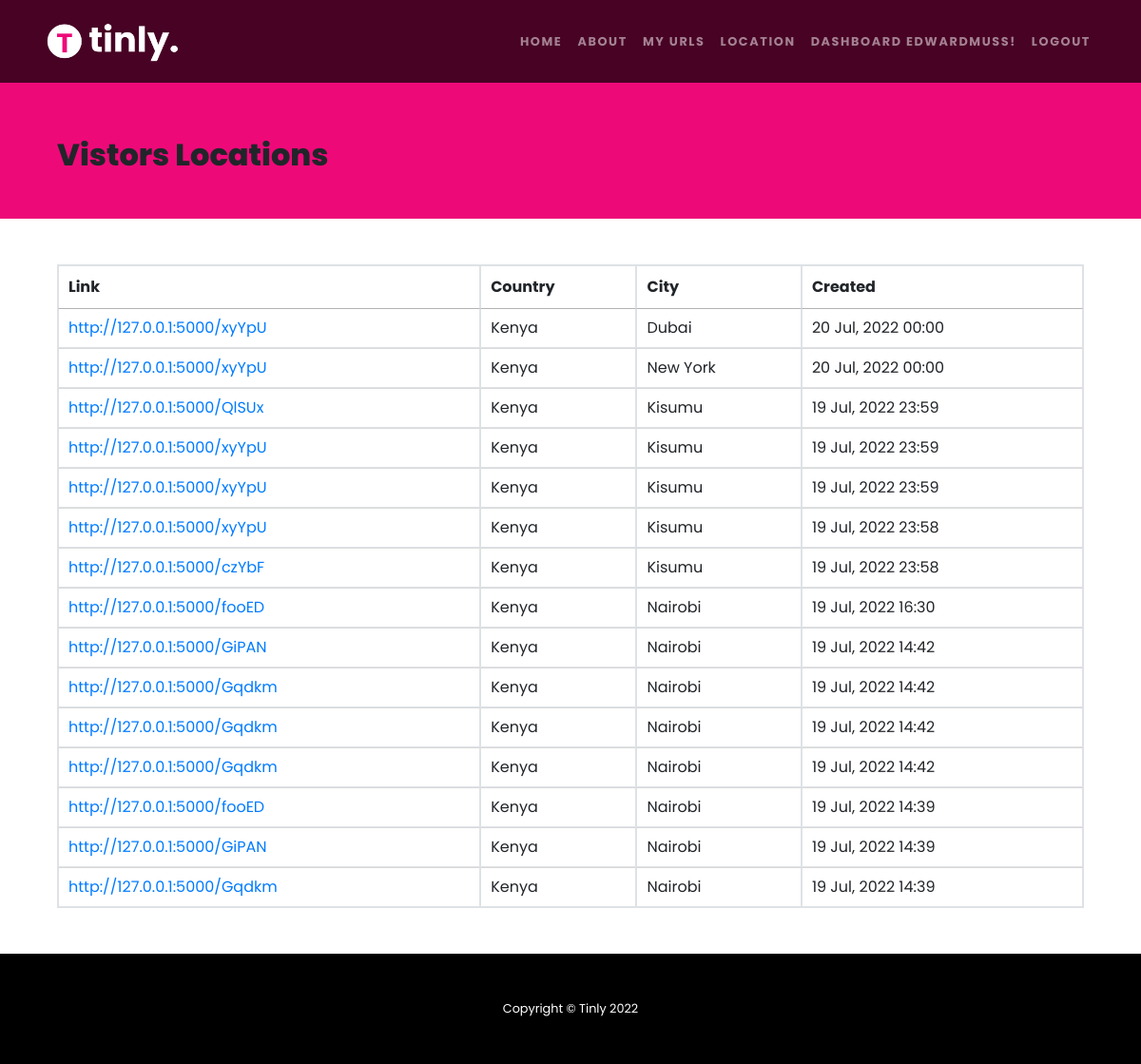
The page /user-locations (signed in) on the database as committed earlier.
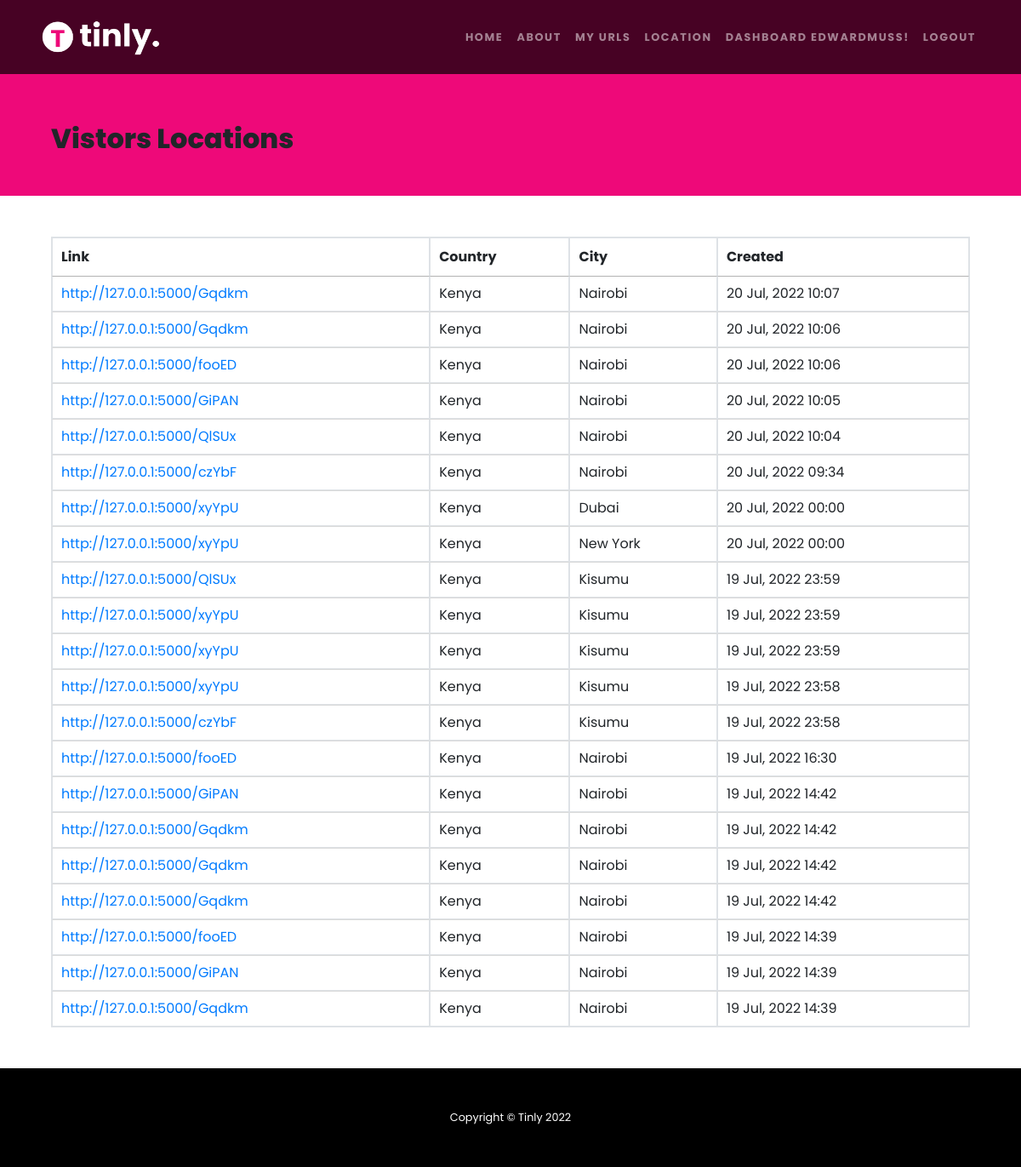
The same page on the database as committed later.
### models/base_model.py (models this page shows, shortened)
class User(db.Model, UserMixin):
    id = db.Column(db.Integer, primary_key=True)
    username = db.Column(db.String(20), nullable=False, unique=True)
    email = db.Column(db.String(120), unique=True, nullable=False)
    image_file = db.Column(db.String(20), nullable=False, default='default.jpg')
    password = db.Column(db.String(80), nullable=False)
    created_at = db.Column(DateTime, default=datetime.datetime.now)
    updated_at = db.Column(DateTime, default=datetime.datetime.now, onupdate=datetime.datetime.now)

class Urls(db.Model):
    id_ = db.Column("id_", db.Integer, primary_key=True)
    user_id = db.Column("user_id", db.Integer, db.ForeignKey('user.id'), nullable=True, default=0)
    long = db.Column("long", db.String())
    short = db.Column("short", db.String(10), nullable=False, unique=True)
    hits = db.Column("hits", db.Integer, nullable=False, default=0)
    created_at = db.Column(DateTime, default=datetime.datetime.now)
    updated_at = db.Column(DateTime, default=datetime.datetime.now, onupdate=datetime.datetime.now)

class Location(db.Model):
    id = db.Column("id", db.Integer, primary_key=True)
    url_id = db.Column("url_id", db.Integer, db.ForeignKey('urls.id_'), nullable=False)
    country = db.Column("country", db.String())
    city = db.Column("city", db.String(10), nullable=False)
    created_at = db.Column(DateTime, default=datetime.datetime.now)
    updated_at = db.Column(DateTime, default=datetime.datetime.now, onupdate=datetime.datetime.now)

### core/routes/web.py (the view)
@app.route('/user-locations')
@login_required
def locations():
    return render_template('all-locations.html', vals=db.session.query(Location, Urls).join(Urls).filter_by(user_id = current_user.id).order_by(Location.id.desc()).all(), base_url=base_url)

### core/auth.py (called while the page is built)
@login_manager.user_loader
def load_user(user_id):
    return User.query.get(int(user_id))

### core/templates/all-locations.html (shortened to what this page needs)
{% extends "base.html" %}
{% block content %}
    <div class="row bg-primary pt-5">
        <div class="container pt-5">
            <div class="col-md-12 mt-5 mb-5">
                <h2 class="">Vistors Locations</h2>
            </div>
        </div>
    </div>
    <div class="row">
        <div class="container">
            <div class="col-md-12 mt-5">
                <table id="table_location" class="table display table-stripped table-bordered">
                    <thead class="">
                        <th>Link</th>
                        <th>Country</th>
                        <th>City</th>
                        <th>Created</th>
                    </thead>
                    <tbody>
                        {% for location, urls in vals %}
                        <tr>
                            <td><a target="_blank" href="{{base_url + '/' + urls.short}}">{{base_url + '/' + urls.short}}</a></td>
                            <td>{{location.country}}</td>
                            <td>{{location.city}}</td>
                            <td>{{location.created_at.strftime("%d %b, %Y %H:%M")}}</td>
                        </tr>
                        {% endfor %}
                    </tbody>
                </table>
            </div>
        </div>
    </div>
{% endblock %}

### core/templates/base.html (shortened to what this page needs)
<!DOCTYPE html>
<html lang="en">
<head>
    <link rel="stylesheet" href="https://stackpath.bootstrapcdn.com/bootstrap/4.5.2/css/bootstrap.min.css">
    <link href='https://cdnjs.cloudflare.com/ajax/libs/font-awesome/4.0.3/css/font-awesome.css' rel='stylesheet'>
	<link href="{{ url_for('static',filename='css/style.css') }}" rel="stylesheet">
    <link rel="stylesheet" href="https://cdn.datatables.net/1.10.22/css/jquery.dataTables.min.css" />
    <link rel="stylesheet" href="https://cdn.datatables.net/1.10.13/css/jquery.dataTables.min.css">
    <link rel="stylesheet" href="https://cdn.datatables.net/buttons/1.2.4/css/buttons.dataTables.min.css">
</head>
<body oncontextmenu='return true' class='snippet-body'>
    <div class="main">
        <nav class="navbar navbar-expand-lg navbar-dark navbar-custom fixed-top">
            <div class="container">
                <a class="navbar-brand" href="{{ url_for('home')}}">
                    <img src="{{ url_for('static',filename='images/logo-light.png') }}" width="150" alt="logo">
                </a>
                <div class="collapse navbar-collapse" id="navbarResponsive">
                    <ul class="navbar-nav ml-auto">
                        <li class="nav-item">
                            <a class="nav-link" href="{{ url_for('home') }}">Home</a>
                        </li>
                        <li class="nav-item">
                            <a class="nav-link" href="{{ url_for('about') }}">About</a>
                        </li>
                        {% if current_user.is_authenticated %}
                            <li class="nav-item">
                                <a class="nav-link" href="{{ url_for('myurls', page_num=1) }}">My Urls</a>
                            </li>
                            <li class="nav-item">
                                <a class="nav-link" href="{{ url_for('locations') }}">Location</a>
                            </li>
                            <li class="nav-item">
                                <a class="nav-link" href="{{ url_for('dashboard') }}">Dashboard {{ current_user.username }}!</a>
                            </li>
                            <li class="nav-item">
                                <a class="nav-link" href="{{ url_for('logout') }}">Logout</a>
                            </li>
                        {% endif %}
                    </ul>
                </div>
            </div>
        </nav>
        <div class="wrap mb-5">
            {% block content%}
            {% endblock %}
        </div>
    </div>
  <footer class="py-5 bg-black">
    <div class="container">
        <p class="m-0 text-center text-white small">Copyright &copy; Tinly {{ moment().format('YYYY') }}</p>
    </div>
</footer>
</body>
</html>

### static/css/style.css (style rules this page uses)
body { font-family: "Poppins"; margin: 0px; padding: 0px; position: absolute; width: 100%; height: 100vh; overflow-x: hidden; }
.main { display: flex; flex-direction: column; min-height: 90%; }
h1, h2, h3, h4, h5, h6 { font-family: "Poppins"; font-weight: 800 !important }
.bg-black { background-color: #000 !important }
.navbar-custom { padding-top: 1rem; padding-bottom: 1rem; background-color: rgba(0, 0, 0, .7) }
.navbar-custom .navbar-brand { text-transform: uppercase; font-size: 1rem; letter-spacing: .1rem; font-weight: 700 }
.navbar-custom .navbar-nav .nav-item .nav-link { text-transform: uppercase; font-size: .8rem; font-weight: 700; letter-spacing: .1rem }
.bg-primary { background-color: #ee0979 !important }
footer { left: 0; bottom: 0; width: 100%; background-color: red; color: white; text-align: center; flex: 0 0 auto; }

Rows that differ between the two databases and show on the page:
added Location: {{ base_url + '/' + urls.short }} "http://127.0.0.1:5000/Gqdkm", country "Kenya", city "Nairobi", created_at "20 Jul, 2022 10:07"
added Location: {{ base_url + '/' + urls.short }} "http://127.0.0.1:5000/Gqdkm", country "Kenya", city "Nairobi", created_at "20 Jul, 2022 10:06"
added Location: {{ base_url + '/' + urls.short }} "http://127.0.0.1:5000/fooED", country "Kenya", city "Nairobi", created_at "20 Jul, 2022 10:06"
added Location: {{ base_url + '/' + urls.short }} "http://127.0.0.1:5000/GiPAN", country "Kenya", city "Nairobi", created_at "20 Jul, 2022 10:05"
added Location: {{ base_url + '/' + urls.short }} "http://127.0.0.1:5000/QlSUx", country "Kenya", city "Nairobi", created_at "20 Jul, 2022 10:04"
added Location: {{ base_url + '/' + urls.short }} "http://127.0.0.1:5000/czYbF", country "Kenya", city "Nairobi", created_at "20 Jul, 2022 09:34"
